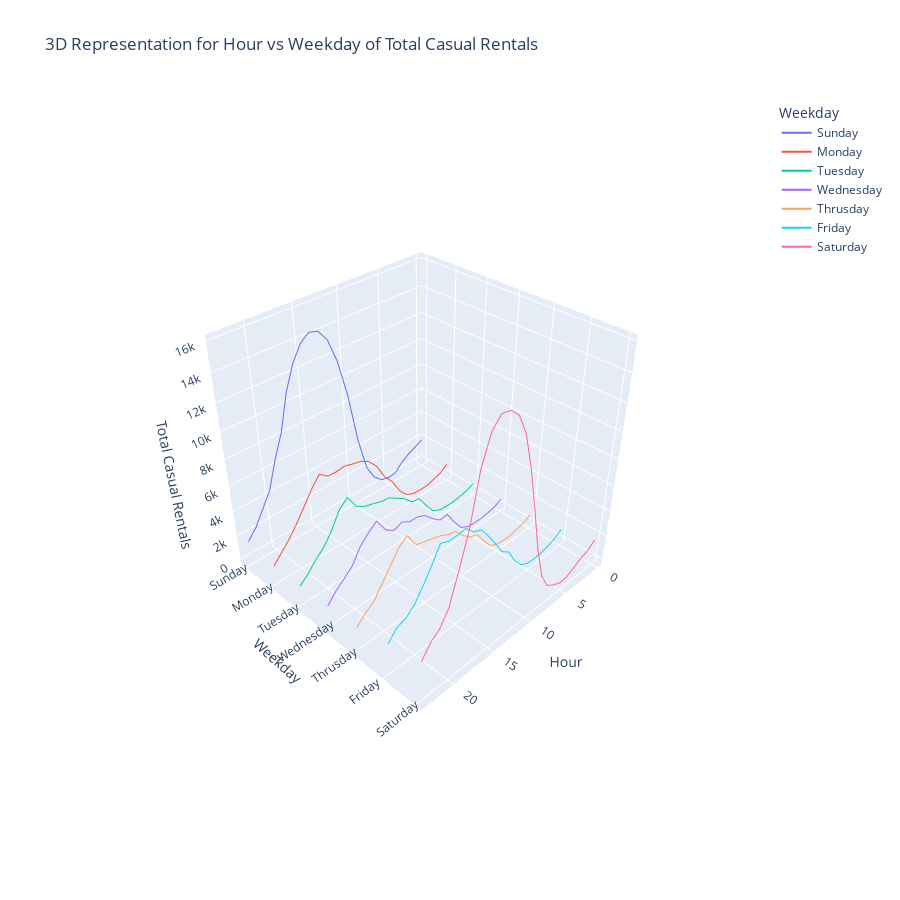

Notebook code cell kept with this figure:
### Code cell
# 3D Representation of Total Casual Rentals on Hour vs Weekday from 2011 to 2012
fig = px.line_3d(df_hour_weekday_casual, x = 'hr', y = 'weekday', z = 'casual', color = 'weekday', 
                 category_orders = {'weekday': weekdays}, labels = plot_labels, title = '3D Representation for Hour vs Weekday of Total Casual Rentals')
scale_plot(fig, x_length, y_length)
fig.show()

### Figure 1 — Plotly figure (JSON) as saved in the notebook; plotly's stock layout.template omitted (floating-point values rounded to 4 significant figures)
{"data": [{"hovertemplate": "Weekday=%{y}<br>Hour=%{x}<br>Total Casual Rentals=%{z}<extra></extra>", "legendgroup": "Sunday", "line": {"color": "#636efa", "dash": "solid"}, "marker": {"symbol": "circle"}, "mode": "lines", "name": "Sunday", "scene": "scene", "showlegend": true, "type": "scatter3d", "x": [0, 1, 2, 3, 4, 5, 6, 7, 8, 9, 10, 11, 12, 13, 14, 15, 16, 17, 18, 19, 20, 21, 22, 23], "y": ["Sunday", "Sunday", "Sunday", "Sunday", "Sunday", "Sunday", "Sunday", "Sunday", "Sunday", "Sunday", "Sunday", "Sunday", "Sunday", "Sunday", "Sunday", "Sunday", "Sunday", "Sunday", "Sunday", "Sunday", "Sunday", "Sunday", "Sunday", "Sunday"], "z": [1896, 1560, 1284, 870, 258, 186, 359, 944, 2142, 4835, 8740, 11520, 13309, 14136, 14307, 13793, 12709, 10985, 8343, 6621, 4528, 3403, 2279, 1514]}, {"hovertemplate": "Weekday=%{y}<br>Hour=%{x}<br>Total Casual Rentals=%{z}<extra></extra>", "legendgroup": "Monday", "line": {"color": "#EF553B", "dash": "solid"}, "marker": {"symbol": "circle"}, "mode": "lines", "name": "Monday", "scene": "scene", "showlegend": true, "type": "scatter3d", "x": [0, 1, 2, 3, 4, 5, 6, 7, 8, 9, 10, 11, 12, 13, 14, 15, 16, 17, 18, 19, 20, 21, 22, 23], "y": ["Monday", "Monday", "Monday", "Monday", "Monday", "Monday", "Monday", "Monday", "Monday", "Monday", "Monday", "Monday", "Monday", "Monday", "Monday", "Monday", "Monday", "Monday", "Monday", "Monday", "Monday", "Monday", "Monday", "Monday"], "z": [989, 520, 335, 115, 111, 134, 410, 1110, 2297, 3063, 4294, 5031, 5397, 5533, 5710, 5615, 5627, 6123, 5325, 4330, 3366, 2484, 1785, 1080]}, {"hovertemplate": "Weekday=%{y}<br>Hour=%{x}<br>Total Casual Rentals=%{z}<extra></extra>", "legendgroup": "Tuesday", "line": {"color": "#00cc96", "dash": "solid"}, "marker": {"symbol": "circle"}, "mode": "lines", "name": "Tuesday", "scene": "scene", "showlegend": true, "type": "scatter3d", "x": [0, 1, 2, 3, 4, 5, 6, 7, 8, 9, 10, 11, 12, 13, 14, 15, 16, 17, 18, 19, 20, 21, 22, 23], "y": ["Tuesday", "Tuesday", "Tuesday", "Tuesday", "Tuesday", "Tuesday", "Tuesday", "Tuesday", "Tuesday", "Tuesday", "Tuesday", "Tuesday", "Tuesday", "Tuesday", "Tuesday", "Tuesday", "Tuesday", "Tuesday", "Tuesday", "Tuesday", "Tuesday", "Tuesday", "Tuesday", "Tuesday"], "z": [583, 325, 190, 85, 63, 121, 422, 1273, 2248, 2342, 2990, 3415, 3815, 3882, 4104, 4278, 4657, 5722, 5139, 3937, 3028, 2423, 1679, 1122]}, {"hovertemplate": "Weekday=%{y}<br>Hour=%{x}<br>Total Casual Rentals=%{z}<extra></extra>", "legendgroup": "Wednesday", "line": {"color": "#ab63fa", "dash": "solid"}, "marker": {"symbol": "circle"}, "mode": "lines", "name": "Wednesday", "scene": "scene", "showlegend": true, "type": "scatter3d", "x": [0, 1, 2, 3, 4, 5, 6, 7, 8, 9, 10, 11, 12, 13, 14, 15, 16, 17, 18, 19, 20, 21, 22, 23], "y": ["Wednesday", "Wednesday", "Wednesday", "Wednesday", "Wednesday", "Wednesday", "Wednesday", "Wednesday", "Wednesday", "Wednesday", "Wednesday", "Wednesday", "Wednesday", "Wednesday", "Wednesday", "Wednesday", "Wednesday", "Wednesday", "Wednesday", "Wednesday", "Wednesday", "Wednesday", "Wednesday", "Wednesday"], "z": [611, 290, 155, 65, 53, 131, 466, 1330, 2380, 2306, 2809, 3467, 3760, 3759, 4126, 3851, 4320, 5401, 4882, 4220, 3145, 2548, 1989, 1255]}, {"hovertemplate": "Weekday=%{y}<br>Hour=%{x}<br>Total Casual Rentals=%{z}<extra></extra>", "legendgroup": "Thrusday", "line": {"color": "#FFA15A", "dash": "solid"}, "marker": {"symbol": "circle"}, "mode": "lines", "name": "Thrusday", "scene": "scene", "showlegend": true, "type": "scatter3d", "x": [0, 1, 2, 3, 4, 5, 6, 7, 8, 9, 10, 11, 12, 13, 14, 15, 16, 17, 18, 19, 20, 21, 22, 23], "y": ["Thrusday", "Thrusday", "Thrusday", "Thrusday", "Thrusday", "Thrusday", "Thrusday", "Thrusday", "Thrusday", "Thrusday", "Thrusday", "Thrusday", "Thrusday", "Thrusday", "Thrusday", "Thrusday", "Thrusday", "Thrusday", "Thrusday", "Thrusday", "Thrusday", "Thrusday", "Thrusday", "Thrusday"], "z": [705, 367, 224, 82, 68, 142, 464, 1316, 2221, 2427, 2978, 3707, 3869, 4180, 4373, 4550, 4725, 5855, 5372, 4403, 3460, 2536, 2050, 1386]}, {"hovertemplate": "Weekday=%{y}<br>Hour=%{x}<br>Total Casual Rentals=%{z}<extra></extra>", "legendgroup": "Friday", "line": {"color": "#19d3f3", "dash": "solid"}, "marker": {"symbol": "circle"}, "mode": "lines", "name": "Friday", "scene": "scene", "showlegend": true, "type": "scatter3d", "x": [0, 1, 2, 3, 4, 5, 6, 7, 8, 9, 10, 11, 12, 13, 14, 15, 16, 17, 18, 19, 20, 21, 22, 23], "y": ["Friday", "Friday", "Friday", "Friday", "Friday", "Friday", "Friday", "Friday", "Friday", "Friday", "Friday", "Friday", "Friday", "Friday", "Friday", "Friday", "Friday", "Friday", "Friday", "Friday", "Friday", "Friday", "Friday", "Friday"], "z": [962, 522, 302, 140, 101, 134, 454, 1198, 2393, 2844, 3911, 4916, 5800, 6051, 6718, 6638, 6623, 6871, 5669, 4567, 3590, 3024, 2783, 2027]}, {"hovertemplate": "Weekday=%{y}<br>Hour=%{x}<br>Total Casual Rentals=%{z}<extra></extra>", "legendgroup": "Saturday", "line": {"color": "#FF6692", "dash": "solid"}, "marker": {"symbol": "circle"}, "mode": "lines", "name": "Saturday", "scene": "scene", "showlegend": true, "type": "scatter3d", "x": [0, 1, 2, 3, 4, 5, 6, 7, 8, 9, 10, 11, 12, 13, 14, 15, 16, 17, 18, 19, 20, 21, 22, 23], "y": ["Saturday", "Saturday", "Saturday", "Saturday", "Saturday", "Saturday", "Saturday", "Saturday", "Saturday", "Saturday", "Saturday", "Saturday", "Saturday", "Saturday", "Saturday", "Saturday", "Saturday", "Saturday", "Saturday", "Saturday", "Saturday", "Saturday", "Saturday", "Saturday"], "z": [1629, 1125, 922, 536, 220, 164, 442, 866, 2080, 4641, 8067, 11230, 13768, 15172, 15751, 15881, 15173, 13263, 9766, 7427, 5261, 4152, 3635, 2681]}], "layout": {"autosize": false, "height": 900, "legend": {"title": {"text": "Weekday"}, "tracegroupgap": 0}, "scene": {"aspectmode": "auto", "aspectratio": {"x": 1, "y": 1, "z": 1}, "camera": {"center": {"x": 0, "y": 0, "z": 0}, "eye": {"x": 1.803, "y": 1.803, "z": 1.803}, "projection": {"type": "perspective"}, "up": {"x": 0, "y": 0, "z": 1}}, "domain": {"x": [0, 1], "y": [0, 1]}, "xaxis": {"title": {"text": "Hour"}, "type": "linear"}, "yaxis": {"categoryarray": ["Sunday", "Monday", "Tuesday", "Wednesday", "Thrusday", "Friday", "Saturday"], "categoryorder": "array", "title": {"text": "Weekday"}, "type": "category"}, "zaxis": {"title": {"text": "Total Casual Rentals"}, "type": "linear"}}, "title": {"text": "3D Representation for Hour vs Weekday of Total Casual Rentals"}, "width": 900}}
